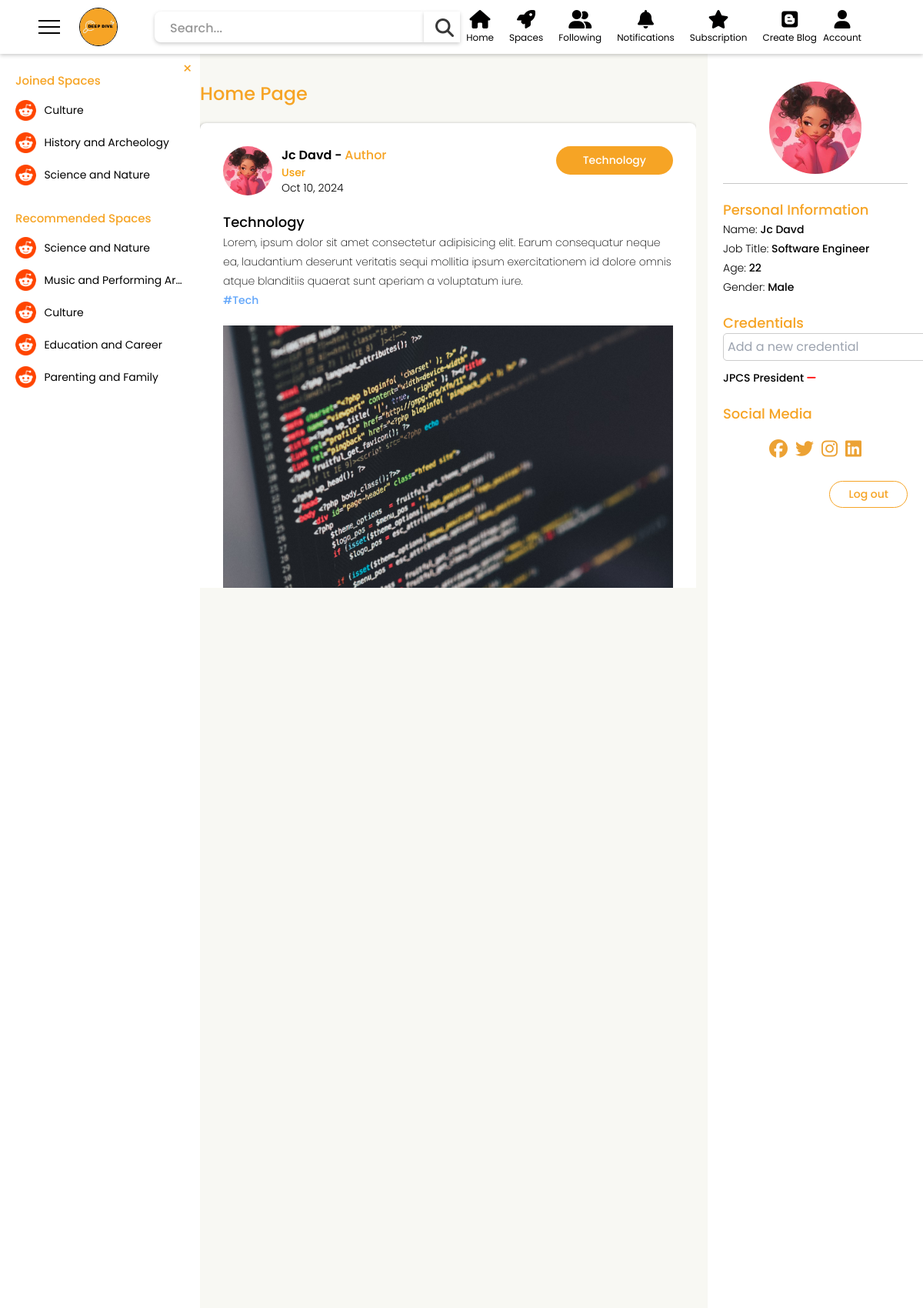
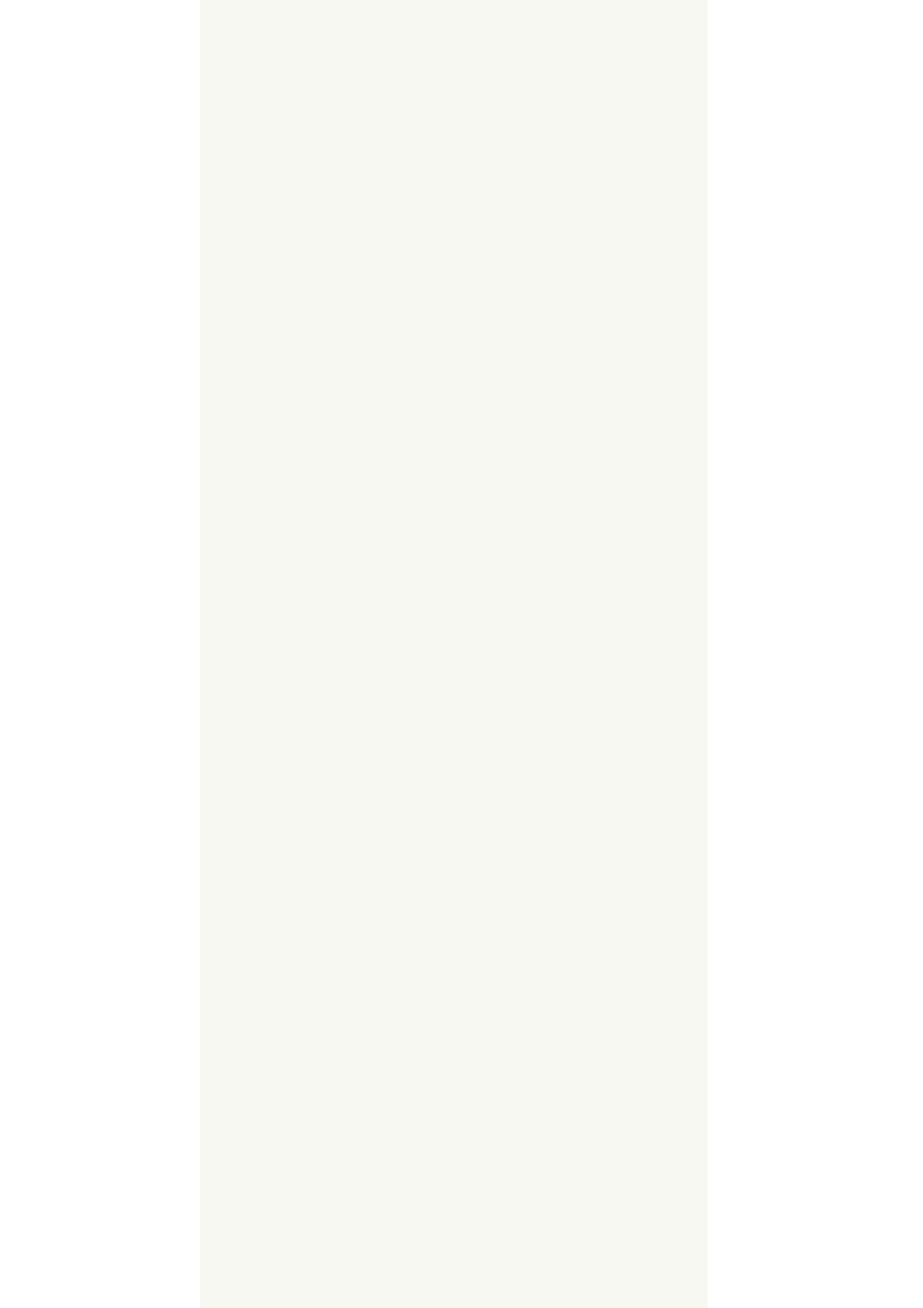
/components/homepage.php (signed in, upper part), run on the app's committed database (2 pictures, top to bottom).
### tables this page shows
CREATE TABLE `tbl_spaces` (
  `space_id` int(11) NOT NULL,
  `space_name` varchar(255) NOT NULL,
  `space_img` varchar(255) NOT NULL,
  `acc_id` int(11) NOT NULL
);

CREATE TABLE `tbl_spaces_post` (
  `posted_id` int(11) NOT NULL,
  `post_title` varchar(255) NOT NULL,
  `posted_date` date NOT NULL,
  `posted_caption` varchar(255) NOT NULL,
  `posted_likes` int(11) DEFAULT 0,
  `posted_share` int(11) DEFAULT 0,
  `posted_img` varchar(255) NOT NULL,
  `posted_privacy` int(11) DEFAULT 1,
  `post_status` int(11) NOT NULL,
  `post_tags` varchar(255) DEFAULT NULL,
  `space_id` int(11) NOT NULL,
  `acc_id` int(11) NOT NULL
);

CREATE TABLE `tbl_account_details` (
  `acc_id` int(11) NOT NULL,
  `full_name` varchar(255) NOT NULL,
  `birthdate` date NOT NULL,
  `gender` varchar(100) NOT NULL,
  `job` varchar(255) DEFAULT NULL,
  `profile_img` varchar(255) DEFAULT NULL
);

CREATE TABLE `tbl_credentials` (
  `acc_id` int(11) NOT NULL,
  `credential_title` varchar(255) NOT NULL
);

### components/homepage.php (the view, shortened to what this page needs)
<!DOCTYPE html>
<html lang="en">
<head>
    <link rel="stylesheet" href="../styles/header.css">
    <link rel="stylesheet" href="../styles/footer.css">
    <link rel="stylesheet" href="../styles/general.css">
    <link rel="stylesheet" href="../styles/Homepage.css">
    <script src="https://cdn.tailwindcss.com"></script>
    <link rel="stylesheet" href="https://unicons.iconscout.com/release/v4.0.0/css/line.css" />
    <link rel="stylesheet" href="https://cdnjs.cloudflare.com/ajax/libs/font-awesome/6.6.0/css/all.min.css" />
</head>
<body>
    <?php include 'header.php'; ?>
    <main>
        <div class="center mt-16">
            <?php if(!empty($user_id)){
            include 'spaces.php';
            }else{
                echo '<div class="space"></div>';
            } ?>
            <div style="display: flex; align-items: center; justify-content: center;">
                <div class="container">
                <h1>Home Page</h1>
                    <?php
                        $query = "SELECT tp.*, td.full_name, td.profile_img, tr.role_name, ts.space_id, ts.space_name, COUNT(tc.posted_id) AS total_comments FROM tbl_spaces_post tp
                        JOIN tbl_account ta ON tp.acc_id = ta.acc_id
                        JOIN tbl_account_details td ON tp.acc_id = td.acc_id
                        JOIN tbl_role tr ON ta.role_id = tr.role_id
                        JOIN tbl_spaces ts ON tp.space_id = ts.space_id
                        LEFT JOIN tbl_comments tc ON tp.posted_id = tc.posted_id
                        WHERE tp.posted_privacy = 1 AND tp.post_status = 1
                        GROUP BY tp.posted_id
                        ORDER BY tp.posted_date ASC";
                        $stmt = $conn->prepare($query);
                        $stmt->execute();
                        $result = $stmt->get_result();
                        while($row = $result->fetch_assoc()){
                            $dateFormated = date('M d, Y', strtotime($row["posted_date"]));
                    ?>
                    <div class="content">
                        <div class="post-details">
                            <div class="left">
                                <?php if (empty($row["profile_img"])): ?>
                                    <i class="fa-regular fa-circle-user"></i>
                                <?php else: ?>
                                    <div class="h-16">
                                        <img src="<?php echo htmlspecialchars($row["profile_img"]); ?>" alt="Profile Image"
                                        class="h-full rounded-full">
                                    </div>
                                <?php endif; ?>
                                <div class="user-details">
                                    <div class="name"><?php echo $row["full_name"] ?> - <span>Author</span></div>
                                    <div class="font-medium text-sm text-amber-500"><?php echo $row["role_name"] ?></div>
                                    <div class="date"><?php echo $dateFormated ?></div>
                                </div>
                            </div>
                            <div class="right">
                                <?php echo $row["space_name"] ?>
                            </div>
                        </div>
                        <div class="post-description">
                            <div class="font-medium text-lg"><?php echo $row["post_title"] ?></div>
                            <?php echo $row["posted_caption"] ?>
                            <div class="font-medium text-blue-400"><?php echo $row["post_tags"] ?></div>
                        </div>
                        <div class="img-con">
                            <img src="<?php echo $row["posted_img"] ?>" alt="">
                        </div>
                    </div>
                    <?php } ?>
                </div>
            </div>
            <?php
                if(!empty($user_id)){
            ?>
            <?php include 'profile.php'; ?>
            <?php } ?>
        </div>
    </main>
</body>
</html>

### components/spaces.php (shortened to what this page needs)
<!DOCTYPE html>
<html lang="en">
<head>
    <link rel="stylesheet" href="../styles/spaces.css">
</head>
<body>
    <div class="spaces-con">
    <a href="javascript:void(0)" class="closebtn" onclick="closeNav()">&times;</a>
    <div class="cont">
        <div class="joined-spaces">
            <div class="title">Joined Spaces</div>
            <?php
                $query2 = "SELECT ts.*, tj.*
                        FROM tbl_spaces ts
                        JOIN tbl_spaces_joined tj ON tj.space_id = ts.space_id
                        WHERE tj.acc_id = ?
                        GROUP BY ts.space_id, tj.acc_id
                        ORDER BY ts.space_name ASC";
                $stmt2 = $conn->prepare($query2);
                $stmt2->bind_param('i', $user_id);
                $stmt2->execute();
                $result2 = $stmt2->get_result();
                if($result2->num_rows > 0){
                    while($row2 = $result2->fetch_assoc()){
            ?>
            <div class="joined-details">
                <div class="img-con">
                    <img src="<?php echo $row2["space_img"] ?>" alt="">
                </div>
                <div class="name"><?php echo $row2["space_name"] ?></div>
            </div>
            <?php
                    }
                }
            ?>
        </div>
        <div class="joined-spaces recommended-spaces">
            <div class="title">Recommended Spaces</div>
                <?php
                    $query3 = "SELECT * FROM tbl_spaces WHERE acc_id != ? ORDER BY RAND() LIMIT 5";
                    $stmt3 = $conn->prepare($query3);
                    $stmt3->bind_param('i', $user_id);
                    $stmt3->execute();
                    $result3 = $stmt3->get_result();
                    if($result3->num_rows > 0){
                        while($row3 = $result3->fetch_assoc()){
                ?>
                        <div class="joined-details">
                            <div class="img-con">
                                <img src="<?php echo $row3["space_img"] ?>" alt="">
                            </div>
                            <div class="name"><?php echo $row3["space_name"] ?></div>
                        </div>
                <?php
                        }
                    } else {
                        echo "No recommended spaces available.";
                    }
                ?>
        </div>
        </div>
    </div>
</body>
</html>

### components/profile.php (shortened to what this page needs)
<!DOCTYPE html>
<html lang="en">
<head>
    <link rel="stylesheet" href="../styles/profile.css">
</head>
<body>
    <?php
        $query = "SELECT full_name, job, birthdate, gender, profile_img FROM tbl_account_details WHERE acc_id = ?";
        $stmt = $conn->prepare($query);
        $stmt->bind_param('i', $user_id);
        $stmt->execute();
        $result = $stmt->get_result();
        $user_data = $result->fetch_assoc();
        $age = null;
        if ($user_data && $user_data['birthdate']) {
            $birthDate = new DateTime($user_data['birthdate']);
            $today = new DateTime();
            $age = $today->diff($birthDate)->y;
        }
    ?>
    <div class="profile-con">
        <div class="profile-center">
            <div class="img-con">
                <img src="<?php echo $user_data['profile_img'] ? $user_data['profile_img'] : '../imgs/no-profile.png'; ?>" alt="Profile Picture">
            </div>
        </div>
        <div class="p-info">
            <div class="title">Personal Information</div>
            <div class="details">
                <div>Name: <span class="full_name"><?php echo htmlspecialchars($user_data['full_name']); ?></span></div>
                <div>Job Title: <span class="job"><?php echo htmlspecialchars($user_data['job'] ?: 'N/A'); ?></span></div>
                <div>Age: <span class="age"><?php echo $age ? $age : 'N/A'; ?></span></div>
                <div>Gender: <span class="gender"><?php echo htmlspecialchars($user_data['gender']); ?></span></div>
            </div>
        </div>
        <div class="credentials">
            <div class="title">Credentials</div>
            <form id="add-credential-form">
                <input type="text" id="new-credential" placeholder="Add a new credential" required>
            </form>
            <ul id="credential-list">
                <?php
                    $query = "SELECT credential_title FROM tbl_credentials WHERE acc_id = ?";
                    $stmt = $conn->prepare($query);
                    $stmt->bind_param('i', $user_id);
                    $stmt->execute();
                    $result = $stmt->get_result();
                    if($result->num_rows > 0){
                        while($row = $result->fetch_assoc()){
                            echo "<li>" . htmlspecialchars($row['credential_title']) .
                                 " <i class='fa-solid fa-minus delete-credential' style='color: red;' data-title='" . htmlspecialchars($row['credential_title']) . "'></i></li>";
                        }
                    }else{
                        echo "<li>No credentials added yet</li>";
                    }
                ?>
            </ul>
        </div>
        <div class="soc-media">
            <div class="title">Social Media</div>
            <div class="icons">
                <i class="fab fa-facebook"></i>
                <i class="fab fa-twitter"></i>
                <i class="fab fa-instagram"></i>
                <i class="fab fa-linkedin"></i>
            </div>
        </div>
        <div class="out-div">
            <a href="../backend/account/logout.php"><button>Log out</button></a>
        </div>
    </div>
</body>
</html>

### styles/header.css (style rules this page uses)
.container { display: inline-block; margin-right: 15px; }

### styles/general.css (style rules this page uses)
body { margin: 0; padding: 0; }
* { font-family: "Poppins", sans-serif; box-sizing: border-box; margin: 0; transition: 0.3s ease; }
a { color: black; text-decoration: none; cursor: pointer; }
img { height: 100%; width: 100%; object-fit: cover; object-position: center; }
button { cursor: pointer; }

### styles/Homepage.css (style rules this page uses)
body { margin: 0; padding: 0; background: #f8f8f3; display: flex; flex-direction: column; height: 100vh; margin-top: 80px; }
.center { display: grid; grid-template-columns: 260px 1fr 280px; align-items: start; justify-content: space-between; width: 100%; }
.container h1 { color: #f6a425; font-size: 24px; font-weight: 500; margin-bottom: 20px; }
main .center .container { max-width: 800px; width: 100%; height: 700px; overflow: auto; padding-top: 40px; }
.content { background-color: white; box-shadow: -1px 2px 5px 0px rgba(0,0,0,0.51); -webkit-box-shadow: -1px 2px 5px 0px rgba(0,0,0,0.51); -moz-box-shadow: -1px 2px 5px 0px rgba(0,0,0,0.51); border-radius: 8px; padding: 30px; margin-bottom: 60px; }
.content .post-details { display: flex; justify-content: space-between; align-items: start; margin-bottom: 20px; gap: 20px; }
.content .post-details .left { display: flex; align-items: start; gap: 12px; }
.content .post-details .left .name { font-weight: 600; }
.content .post-details .left .name span { color: #f6a425; font-weight: 500; }
.content .post-details .left .date { font-weight: 300; font-size: 14px; }
.content .post-details .right { padding: 8px 35px; background-color: #f6a425; color: white; border-radius: 50px; font-weight: 500; font-size: 14px; }
.content .img-con { height: 400px; }
.content .img-con img { object-fit: cover; height: 100%; width: 100%; }
.content .post-description { font-size: 14px; font-weight: 200; margin-bottom: 20px; line-height: 25px; }

### styles/spaces.css (style rules this page uses)
.spaces-con { position: relative; height: 100vh; left: 0; background-color: white; border-right: 1px solid rgba(54, 54, 54. 0.5); padding: 30px 20px; overflow: auto; }
.spaces-con .closebtn { position: absolute; top: 10px; right: 10px; font-size: 20px; color: #f6a425; cursor: pointer; }
.spaces-con .joined-spaces .title { font-size: 15px; font-weight: 500; color: #f6a425; }
.spaces-con .joined-spaces .joined-details { display: flex; align-items: center; gap: 10px; margin-top: 12px; }
.spaces-con .joined-spaces .name { font-size: 14px; white-space: nowrap; overflow: hidden; text-overflow: ellipsis; width: 200px; }
.spaces-con .joined-spaces .joined-details .img-con { height: 30px; width: 30px; border-radius: 100%; overflow: hidden; }
.spaces-con .joined-spaces .joined-details .img-con img { object-fit: contain; height: 100%; width: 100%; }
.recommended-spaces { margin-top: 30px; }

### styles/profile.css (style rules this page uses)
.profile-con { position: relative; height: 100vh; right: 0; background-color: white; border-left: 1px solid rgba(54, 54, 54. 0.5); padding: 30px 20px; overflow: hidden; }
.profile-con .profile-center { display: flex; align-items: center; justify-content: center; padding: 12px; border-bottom: 1px solid rgb(199, 199, 199); }
.profile-con .profile-center .img-con { height: 120px; width: 120px; border-radius: 100%; background-color: #e9e9e9; overflow: hidden; }
.profile-con .profile-center .img-con img { object-fit: contain; height: 100%; width: 100%; }
.profile-con .title { font-size: 18px; font-weight: 500; color: #f6a425; margin-top: 20px; }
.profile-con .details, .profile-con ul { font-size: 14px; line-height: 25px; font-weight: 300; }
.profile-con .details span, .profile-con ul li { font-weight: 500; }
.profile-con .soc-media .icons { display: flex; align-items: center; justify-content: center; gap: 10px; margin-top: 20px; }
.profile-con .soc-media .icons i { color: #eca234; font-size: 24px; }
.out-div { margin-top: 30px; display: flex; justify-content: end; }
.out-div button { padding: 6px 24px; background-color: white; color: #f6a425; border: 1px solid #f6a425; border-radius: 50px; font-size: 14px; font-weight: 500; cursor: pointer; }
.credentials form { display: flex; margin-bottom: 10px; }
#new-credential { flex: 1; padding: 5px; border: 1px solid #ccc; border-radius: 5px; margin-right: 5px; }
.delete-credential { color: red; cursor: pointer; }

### data on the page
tbl_spaces: space_img (picture), space_name "Culture"
tbl_spaces: space_img (picture), space_name "History and Archeology"
tbl_spaces: space_img (picture), space_name "Science and Nature"
tbl_spaces: space_img (picture), space_name "Music and Performing Arts"
tbl_spaces: space_img (picture), space_name "Education and Career"
tbl_spaces: space_img (picture), space_name "Parenting and Family"
tbl_spaces_post: tbl_account_details.profile_img (picture), tbl_account_details.full_name "Jc Davd", role_name "User", posted_date "Oct 10, 2024", space.space_name "Technology", post_title "Technology", posted_caption "Lorem, ipsum dolor sit amet consectetur adipisicing elit. Earum consequatur neque ea, laudantium deserunt veritatis sequi mollitia ipsum exercitationem id dolore omnis atque blanditiis quaerat sunt aperiam a voluptatum iure.", post_tags "#Tech", posted_img (picture)
tbl_account_details: profile_img (picture), full_name "Jc Davd", job "Software Engineer", birthdate "22", gender "Male"
tbl_credentials: credential_title "JPCS President"
